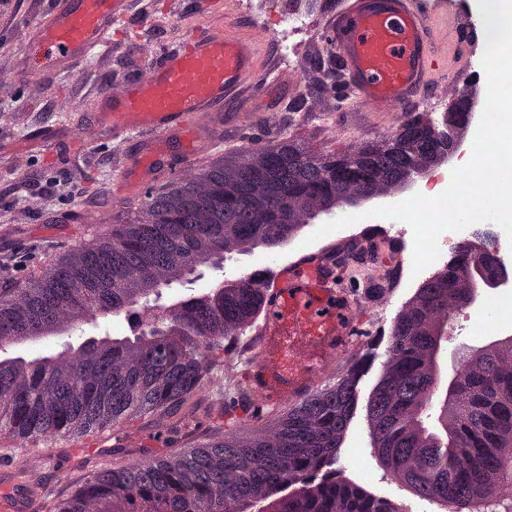
#> input picture libs/preprocess_tiles/normalization_template.jpg, 512 x 512 px
$ python -i image.py   (imports and definitions only)   (older library calls are emulated)
#> lines starting #> are read from the running program, lines starting #| are printed output that depends on the picture
#> further down, picture is the input picture: shape (512, 512, 3); mean B, G, R 138.1, 99.3, 151.1
import cv2

def getGradientMagnitude(im):
    """
    Get magnitude of gradient for given image

    Args:
        im: image read with OpenCV

    Returns:
        mag (float): gradient magnitude

    """
    im = cv2.cvtColor(im, cv2.COLOR_BGR2GRAY)
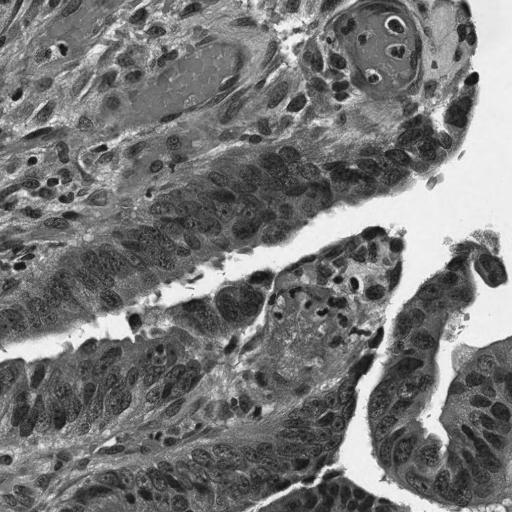
#> im: shape (512, 512); min 9, max 253, mean 119.2
    ddepth = cv2.CV_32F
    dx = cv2.Sobel(im, ddepth, 1, 0)
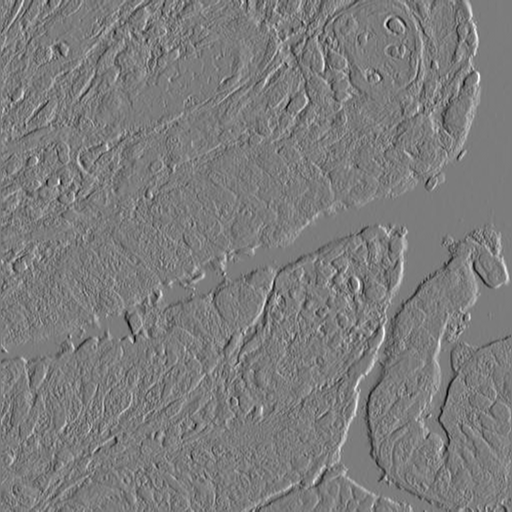
#> dx: shape (512, 512) float32; min -678, max 711, mean 1.2; drawn with min black and max white
    dy = cv2.Sobel(im, ddepth, 0, 1)
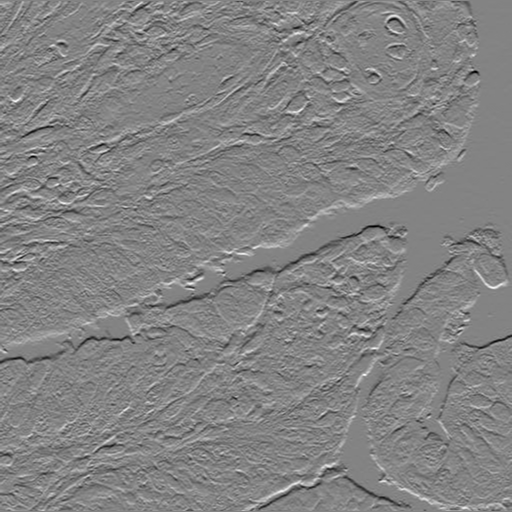
#> dy: shape (512, 512) float32; min -693, max 652, mean -0.2; drawn with min black and max white
    dxabs = cv2.convertScaleAbs(dx)
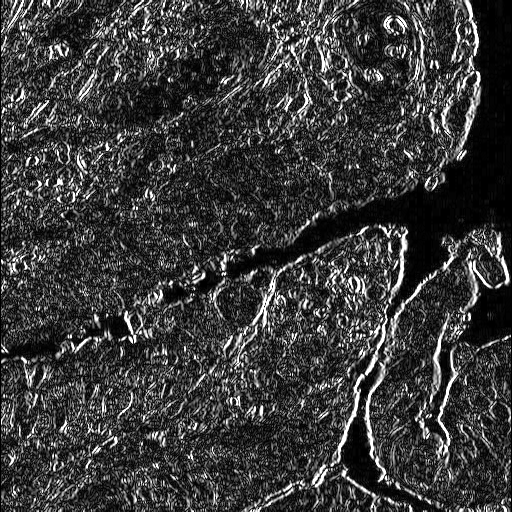
#> dxabs: shape (512, 512); min 0, max 255, mean 58.4
    dyabs = cv2.convertScaleAbs(dy)
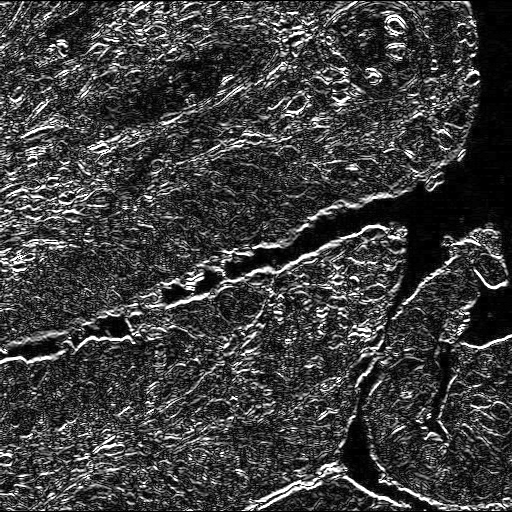
#> dyabs: shape (512, 512); min 0, max 255, mean 61.6
    mag = cv2.addWeighted(dxabs, 0.5, dyabs, 0.5, 0)
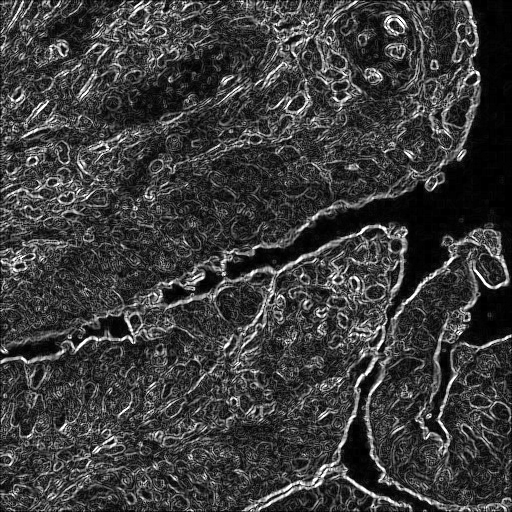
#> mag: shape (512, 512); min 0, max 255, mean 60
    return mag

>>> import cv2
>>> picture = cv2.imread('../preprocess_tiles/normalization_template.jpg')
>>> result = getGradientMagnitude(picture)
